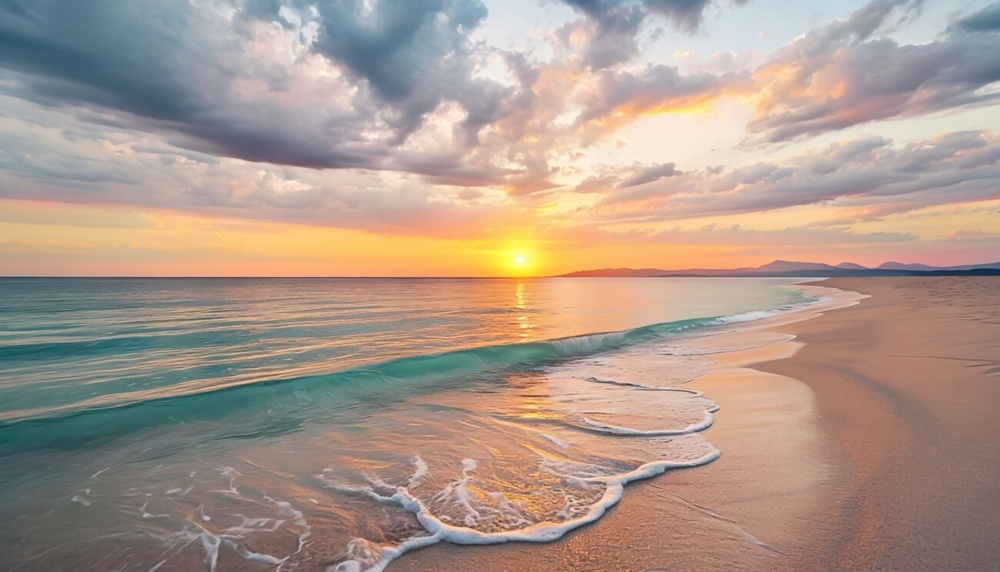
#> input picture zadania_23.03.2025/plaza.jpg, 1000 x 572 px, shrunk from 1300 x 743 before the run
$ python zadanie4.py
#> lines starting #> are read from the running program, lines starting #| are printed output that depends on the picture
import cv2


image = cv2.imread("plaza.jpg")
#> image is the input picture: shape (572, 1000, 3); mean B, G, R 140.5, 152.5, 171.6

rotate_degree = int(input("Podaj kąt rotacji: "))
#> the answer given: 3

cv2.imshow("Oryginal", image)

(h, w) = image.shape[:2]
#> h = 572; w = 1000
(cX, cY) = (w // 2, h // 2)
#> cX = 500; cY = 286

M = cv2.getRotationMatrix2D((cX, cY), rotate_degree, 1.0)

rotated = cv2.warpAffine(image, M, (w, h))
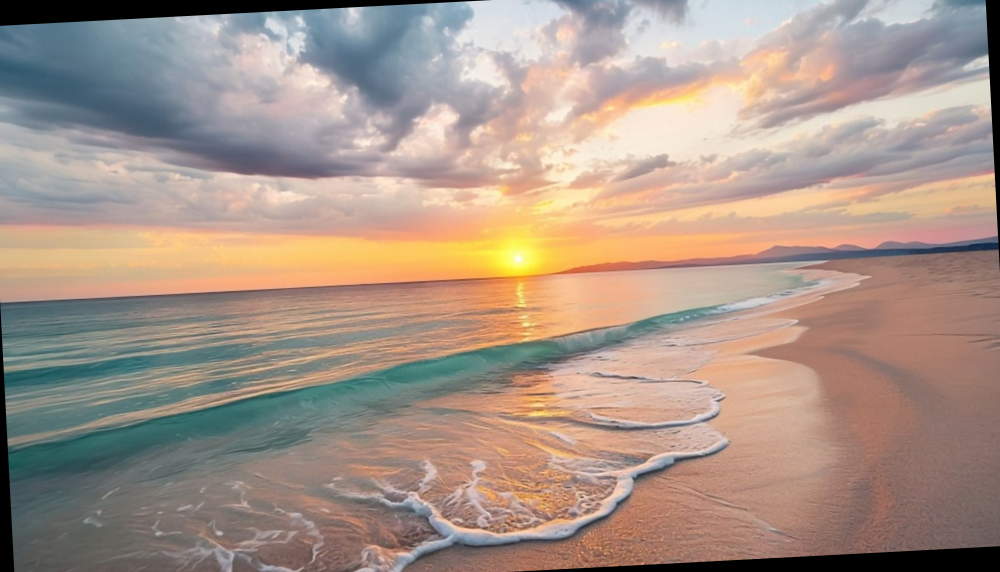
#> rotated: shape (572, 1000, 3); mean B, G, R 136.5, 148.6, 167.7
cv2.imshow(f"Rotated by {rotate_degree} Degrees", rotated)

cv2.waitKey(0)
